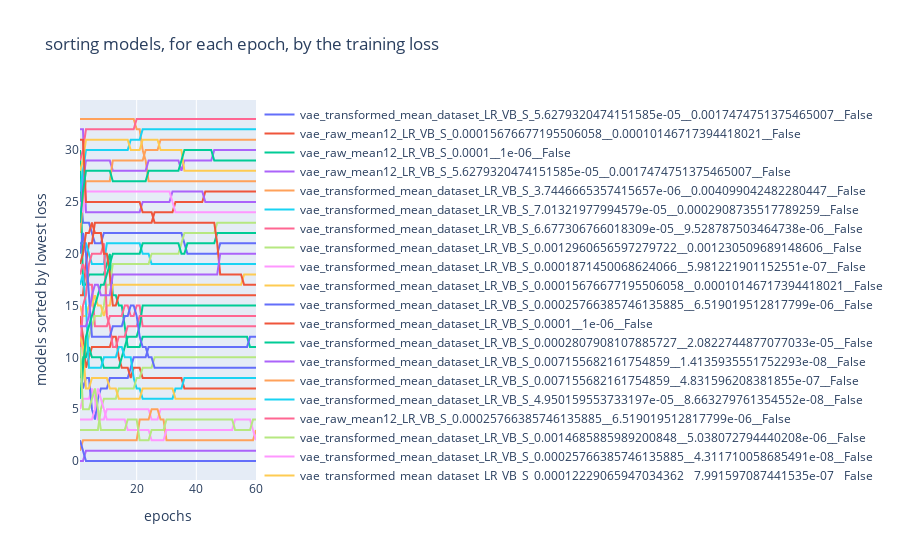
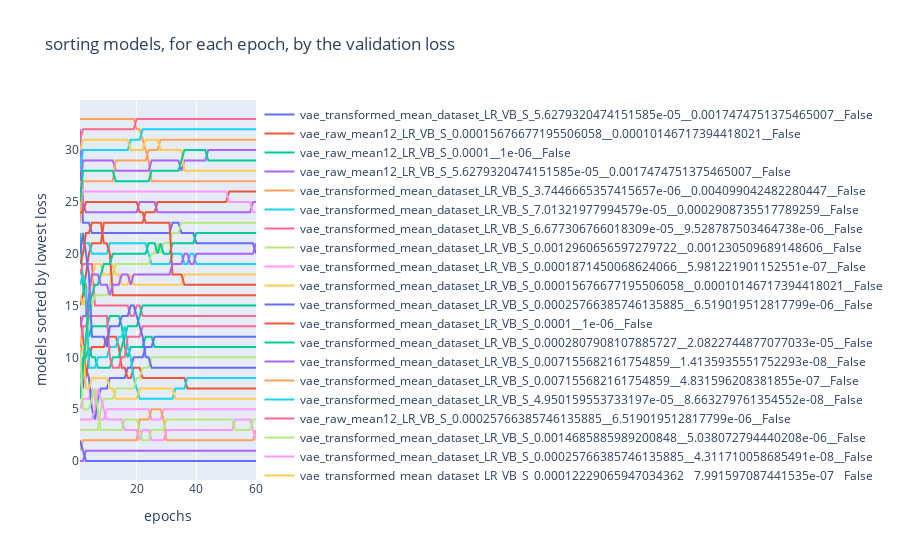

The notebook cell saved with these charts, in order:
### Code cell
def plot_dict_of_sorted_metrics(d, loss_type):
    all_names = set()
    for v in d.values():
        names = set(v.keys())
        all_names |= names
    traces = {name: dict() for name in all_names}
    custom_data = {name: dict() for name in all_names}
    for epoch, sorted_names in d.items():
        for name in all_names:
            l = list(sorted_names.keys())
            if name in l:
                i = l.index(name)
                traces[name][epoch] = i
                custom_data[name][epoch] = sorted_names[name]
            
#     plt.figure(figsize=(16, 0.5 * len(all_names)))
    plotly_traces = []
    for name, trace in traces.items():
        x = list(trace.keys())
        y = list(trace.values())
        customdata = np.array(list(custom_data[name].values()))
        plotly_trace = go.Scatter(x=x, y=y, customdata=customdata, name=name, visible=visible, hovertemplate = '(%{x}, %{y}) loss: %{customdata:10.3e}')
        plotly_traces.append(plotly_trace)
#         plt.plot(x, y, label=name, linewidth=5)        
#     plt.legend()
#     plt.title(f'sorting models by {loss_type} loss, for each epoch')
#     plt.xlabel('epochs')
#     plt.ylabel('models sorted by lowest loss')
#     plt.show()
    layout = go.Layout(
        title=f'sorting models, for each epoch, by the {loss_type} loss',
        xaxis_title='epochs',
        yaxis_title='models sorted by lowest loss',      
    )
    fig = go.Figure(data=plotly_traces, layout=layout)
    iplot(fig)
    
from collections import OrderedDict
sorted_train = OrderedDict(sorted(sorted_train.items()))
sorted_validation = OrderedDict(sorted(sorted_validation.items()))
    
plot_dict_of_sorted_metrics(sorted_train, 'training')
plot_dict_of_sorted_metrics(sorted_validation, 'validation')
